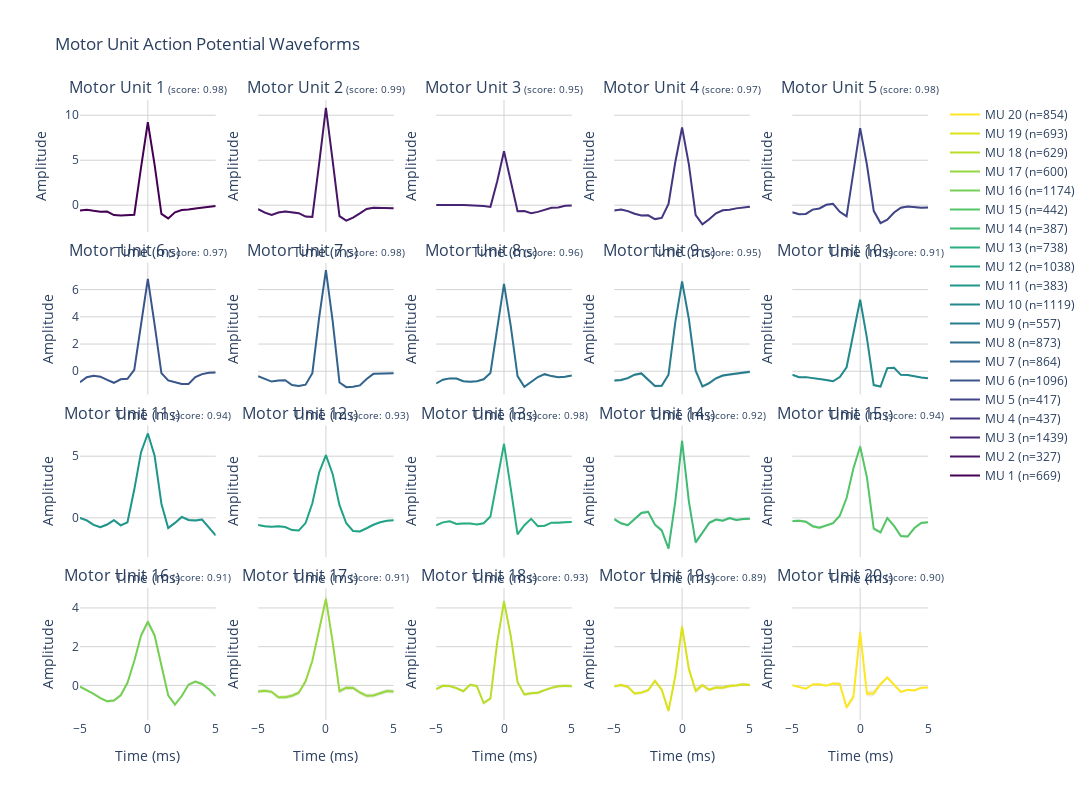

The code cell stored with this chart in its notebook:
### Code cell
emg.plot(plot_type='waveforms', min_score=0.93)
emg.save()
